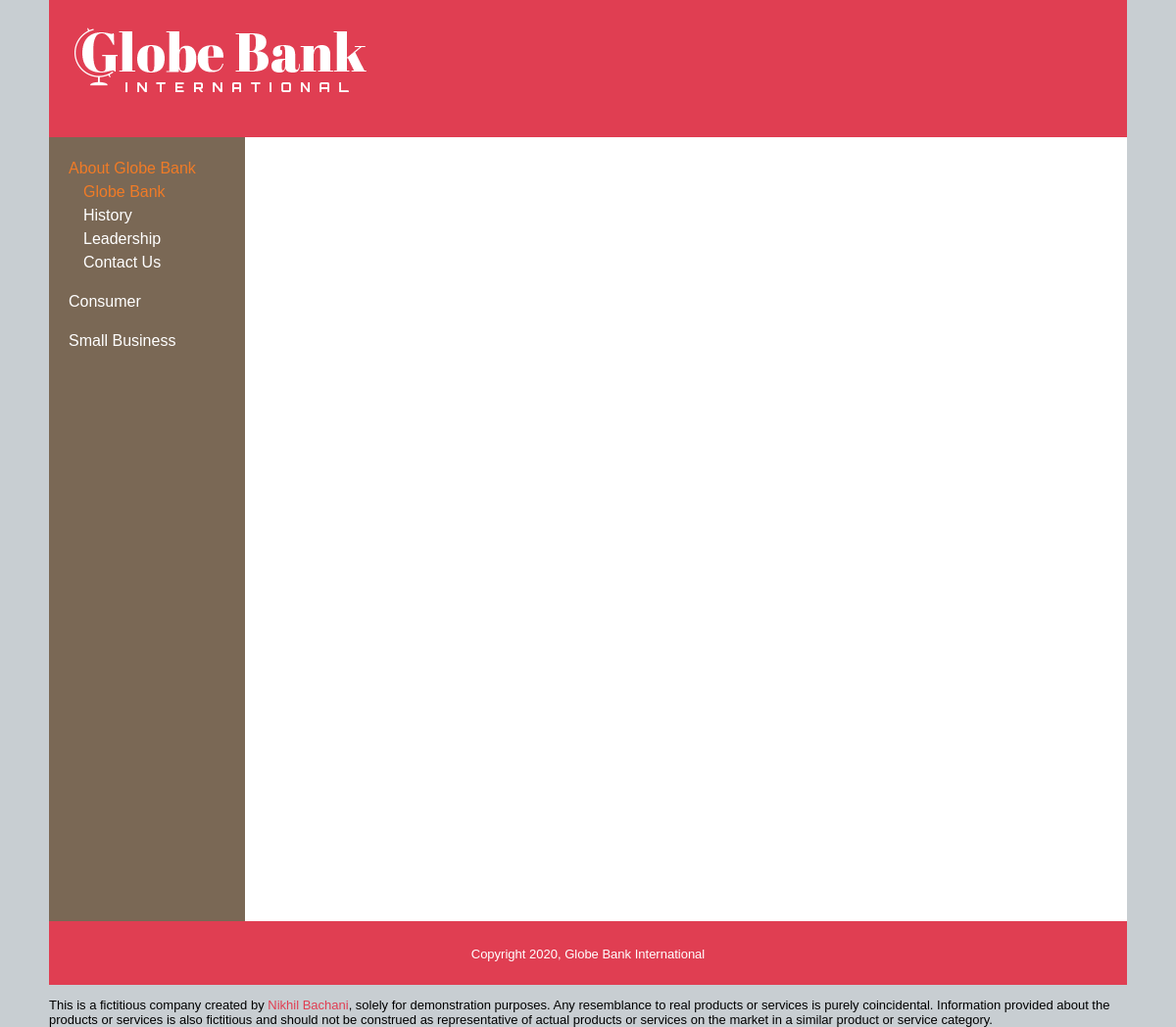
The app's page /index.php?subject_id=1, older data.
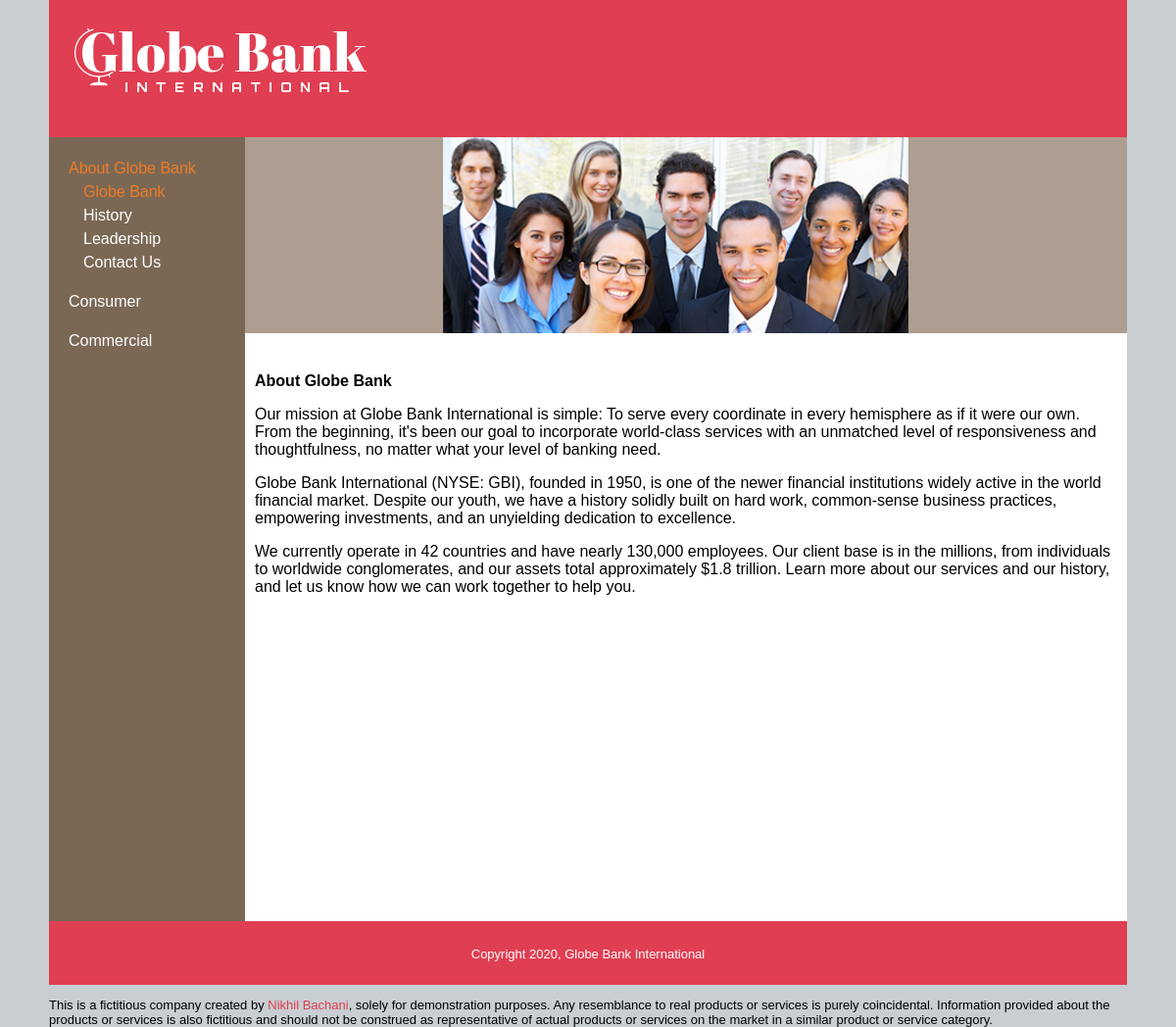
The same page, newer data.
### tables this page shows
CREATE TABLE subjects (
	id INT(11) NOT NULL AUTO_INCREMENT,
	menu_name VARCHAR(255),
	position INT(3),
	visible TINYINT(1),
	PRIMARY KEY (id)
);

CREATE TABLE pages (
	id INT(11) NOT NULL AUTO_INCREMENT,
	subject_id INT(11),
	menu_name VARCHAR(255),
	position INT(3),
	visible TINYINT(1),
	content TEXT,
	PRIMARY KEY (id)
);

### private/functions.php (called while the page is built, shortened)
<?php
	function url_for($script_path) {
		if($script_path[0] != '/') {
			$script_path = '/' . $script_path;
		}
		return WWW_ROOT . $script_path;
	}
	function u($string = "") {
		return urlencode($string);
	}
	function h($string = "") {
		return htmlspecialchars($string);
	}
?>

### private/query_functions.php (called while the page is built, shortened)
<?php
	function find_all_subjects($options = []) {
		global $db;
		$visible = $options['visible'] ?? false;
		$sql = 'SELECT * FROM subjects ';
		if ($visible) {
			$sql .= 'WHERE visible = true ';
		}
		$sql .= 'ORDER BY position';
		$result = mysqli_query($db, $sql);
		return $result;
	}
	function find_subject_by_id($id, $options = []) {
		global $db;
		$visible = $options['visible'] ?? false;
		$sql = "SELECT * FROM subjects ";
		$sql .= "WHERE id = '" . db_escape($db, $id) . "' ";
		if ($visible) {
			$sql .= "AND visible = true";
		}
		$result = mysqli_query($db, $sql);
		$subject = mysqli_fetch_assoc($result);
		return $subject;
	}
	function find_pages_by_subject_id($subject_id, $options = []) {
		global $db;
		$visible = $options['visible'] ?? false;
		$sql = "SELECT * FROM pages ";
		$sql .= "WHERE subject_id = '" . db_escape($db, $subject_id) . "' ";
		if ($visible) {
			$sql .= "AND visible = true ";
		}
		$sql .= "ORDER BY position";
		$result = mysqli_query($db, $sql);
		return $result;
	}
?>

### private/database.php (called while the page is built, shortened)
<?php
	function db_escape($connection, $string) {
		return mysqli_real_escape_string($connection, $string);
	}
?>

### public/index.php (the view, shortened to what this page needs)
<?php require_once('../private/initialize.php'); ?>
<?php
	$preview = false;
	$visible = !$preview;
	if (isset($_GET['id'])) {
		$page_id = $_GET['id'];
		$page = find_page_by_id($page_id, ['visible' => $visible]);
		if (!$page) {
			redirect_to(url_for('index.php'));
		}
		$subject_id = $page['subject_id'];
		$subject = find_subject_by_id($subject_id, ['visible' => $visible]);
		if (!$subject) {
			redirect_to(url_for('index.php'));
		}
	} elseif (isset($_GET['subject_id'])) {
		$subject_id = $_GET['subject_id'];
		$page_set = find_pages_by_subject_id($subject_id, ['visible' => $visible]);
		$page = mysqli_fetch_assoc($page_set);
		$page_id = $page['id'];
	}
?>
<?php include(SHARED_PATH . '/public_header.php'); ?>
<div id="main">
	<?php include(SHARED_PATH . '/public_navigation.php'); ?>
	<div id="page">
		<?php
			if (isset($page)) {
				$allowed_tags = '<div><img><h1><h2><p><br><ul><li><strong><em>';
				echo strip_tags($page['content'], $allowed_tags);
			} else {
				include(SHARED_PATH . '/static_homepage.php');
			}
		?>
	</div>
</div>
<?php include(SHARED_PATH . '/public_footer.php'); ?>

### private/shared/public_header.php (shortened to what this page needs)
<!DOCTYPE html>
<html lang="en">
	<head>
		<link rel="stylesheet" type="text/css" href="<?php echo url_for('/stylesheets/public.css'); ?>" media="all">
	</head>
	<body>
		<header>
			<h1>
				<a href="<?php echo url_for('/index.php'); ?>">
					<img src="<?php echo url_for('/images/gbi_logo.png'); ?>" width="298" height="71" alt="" />
				</a>
			</h1>
		</header>

### private/shared/public_navigation.php (shortened to what this page needs)
<?php
	$page_id = $page_id ?? '';
	$subject_id = $subject_id ?? '';
	$visible = $visible ?? true;
?>
<nav>
	<?php $nav_subjects = find_all_subjects(['visible' => $visible]); ?>
	<ul class="subjects">
		<?php while ($nav_subject = mysqli_fetch_assoc($nav_subjects)) { ?>
			<li class="<?php if ($nav_subject['id'] == $subject_id) { echo 'selected'; } ?>">
				<a href="<?php echo url_for('index.php?subject_id=' . h(u($nav_subject['id']))); ?>">
					<?php echo h($nav_subject['menu_name']); ?>
				</a>
				<?php if ($nav_subject['id'] == $subject_id) { ?>
					<?php $nav_pages = find_pages_by_subject_id($nav_subject['id'], ['visible' => $visible]); ?>
					<ul class="pages">
						<?php while ($nav_page = mysqli_fetch_assoc($nav_pages)) { ?>
							<li class="<?php if ($nav_page['id'] == $page_id) { echo 'selected'; } ?>">
								<a href="<?php echo url_for('index.php?id=' . h(u($nav_page['id']))); ?>">
									<?php echo h($nav_page['menu_name']); ?>
								</a>
							</li>
						<?php } ?>
					</ul>
				<?php } ?>
			</li>
		<?php } ?>
	</ul>
</nav>

### private/shared/public_footer.php (shortened to what this page needs)
	<footer>
		<p>Copyright <?php echo date('Y'); ?>, Globe Bank International </p>
	</footer>
	<p>This is a fictitious company created by <a href="https://www.linkedin.com/in/nikhilbachani/">Nikhil Bachani</a>, solely for demonstration purposes. Any resemblance to real products or services is purely coincidental. Information provided about the products or services is also fictitious and should not be construed as representative of actual products or services on the market in a similar product or service category.</p>
	</body>
</html>

### public/stylesheets/public.css (style rules this page uses)
html { height: 100%; width: 100%; }
body { width: 1100px; height: 100%; margin: auto; border: 0; font-family: Verdana, Arial, Helvetica, sans-serif; font-size: 13px; line-height: 15px; background: #c8ced2; }
header { height: 140px; width: 1100px; margin: 0; padding: 0; text-align: left; background: #e03e52; color: #fff; }
header h1 { padding: 1em; margin: 0; }
#main { width: 1100px; height: 100%; min-height: 800px; margin: 0; padding: 0; background: #c8ced2; }
footer { clear: both; height: 3em; margin: 0; padding: 1em; text-align: center; background: #e03e52; color: #fff; }
nav { float: left; width: 200px; height: 100%; background: #7a6855; }
nav a { color: #fff; text-decoration: none; }
a { color: #e03e52; text-decoration: none }
ul.subjects { margin-top: 20px; margin-left: 20px; padding: 0; list-style: none; }
ul.subjects > li { margin-bottom: 1em; }
ul.pages { margin-left: 15px; padding: 0; list-style: none; font-weight: normal; }
.selected > a { color: #f07b27; font-style: normal; }
nav li { font-size: 16px; line-height: 1.5em; }
#hero-image { float: left; margin-bottom: 40px; padding: 0; height: 200px; width: 900px; }
#page { float: right; width: 900px; height: 100%; padding-left: 0; vertical-align: top; background: #fff; }
#page h1 { font-size: 16px; color: #000; line-height: normal; }
#page p { font-family: "Gill Sans", "Gill Sans MT", "Myriad Pro", "DejaVu Sans Condensed", Helvetica, Arial, "sans-serif" font-size: 12px; color: #000; padding: 0; line-height: normal; }
#content { margin-top: 0; margin-left: 10px; margin-right: 10px; }
#content p { font-size: 16px; line-height: normal; }

Row changes from the older to the newer data that the page shows:
no longer on this page (row edited): subjects: menu_name "Small Business"
changed pages "Globe Bank": content: picture added; content (not shown) → "About Globe Bank Our mission at Globe Bank International is simple: To serve every coordinate in every hemisphere as if it were our own. From the beginning, it's been our goal to incorporate world-class services with an unmatched level of responsiveness and thoughtfulness, no matter what your level of banking need. Globe Bank International (NYSE: GBI), founded in 1950, is one of the newer financial institutions widely active in the world financial market. Despite our youth, we have a history solidly built on hard work, common-sense business practices, empowering investments, and an unyielding dedication to excellence. We currently operate in 42 countries and have nearly 130,000 employees.…"
added subjects: menu_name "Commercial"
